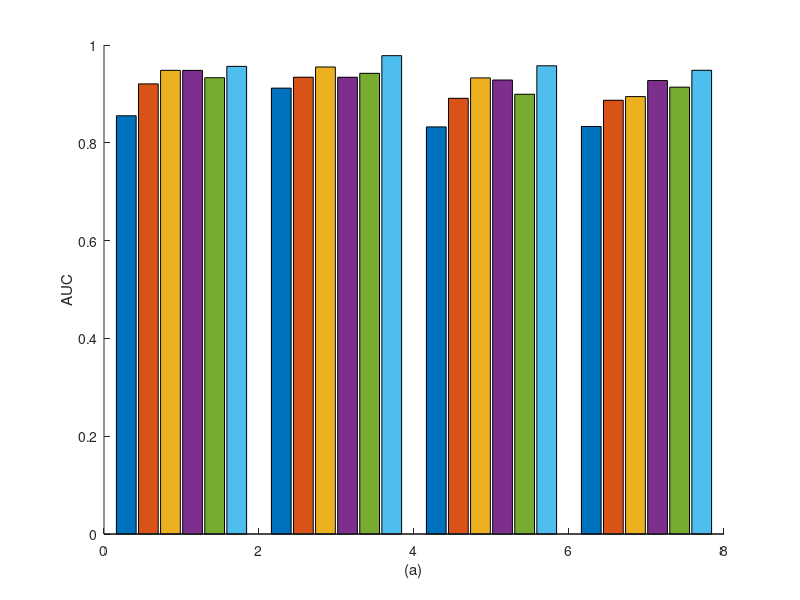

Recreate this plot in MATLAB. (Note: this script raises an error after producing the figure.)
% Nature论文插图复刻第1期
% 公众号：阿昆的科研日常

%   'NIMCGCN', 'LAGCN', 'BNNR','DRRS', 'DeepDR','NSGNN',...
%% 数据准备
x = [1 3 5 7];    
dataset = [0.8553 0.9205 0.9482 0.9481 0.9331 0.9563;
           0.9118 0.9341 0.9550 0.9340 0.9421 0.9782;
           0.8325 0.8910 0.9327 0.9284 0.8993 0.9575;
           0.8334 0.8870 0.8945 0.9273 0.9138 0.9483]; 
 % 误差矩阵
% AVG = dataset/50; % 下方长度
AVG = [0.0032 0.0024 0.0045 0.0051 0.0037 0.0012;
       0.0055 0.0022 0.0046 0.0024 0.0031 0.0027;
       0.0039 0.0037 0.0021 0.0037 0.0029 0.0012;
       0.0031 0.0041 0.0034 0.0027 0.0022 0.0036];
% STD = dataset/100; % 上方长度
STD = [0.0032 0.0024 0.0045 0.0051 0.0037 0.0012;
       0.0055 0.0022 0.0046 0.0024 0.0031 0.0027;
       0.0039 0.0037 0.0021 0.0037 0.0029 0.0012;
       0.0031 0.0041 0.0034 0.0027 0.0022 0.0036];
      
%% 颜色提取
% ColorCopy函数获取方式：
% 公众号后台回复：复制
% C = ColorCopy;
close
% C1 = C(1,:);
% C2 = C(2,:);
% C3 = C(3,:);
C1=[0.4 0.4 0.55];
C2=[0.3020 0.7333 0.9392];
C3=[0.0 0.6275 0.5255];
C4=[0.2392 0.3294 0.5333];
C5=[1 1 0.55];
C6=[0.9098 0.2941 0.2078];

% C1=[0.7725 0.8706 0.7059];
% C2=[0.6588 0.8196 0.5608];
% C3=[0.3255 0.5098 0.1961];


%% 图窗设定
figureUnits = 'centimeters';
figureWidth = 20;
figureHeight = 17;
figureHandle = figure;
set(gcf, 'Units', figureUnits, 'Position', [0 0 figureWidth figureHeight]);
hold on

%% 多组柱状图绘制
GO = bar(x,dataset,0.9,'EdgeColor','k');
hYLabel = ylabel('AUC');
hXLabel = xlabel('(a)');
% 赋色
GO(1).FaceColor = C1;
GO(2).FaceColor = C2;
GO(3).FaceColor = C3;
GO(4).FaceColor = C4;
GO(5).FaceColor = C5;
GO(6).FaceColor = C6;
%文字注释
% high=0.025;
high=0.017;
for ii = 1
    text(ii-0.67,dataset(ii,1)+STD(ii,1)+high,strcat(num2str(dataset(ii,1),'%.3f'),'±',num2str(STD(ii,1),'%.3f')),...
         'ROtation',90,'color','k','FontSize',9,'FontName',  'Times New Roman', 'HorizontalAlignment','center');
    text(ii-0.42,dataset(ii,2)+STD(ii,2)+high,strcat(num2str(dataset(ii,2),'%.3f'),'±',num2str(STD(ii,2),'%.3f')),...
         'ROtation',90,'color','k','FontSize',9,'FontName',  'Times New Roman', 'HorizontalAlignment','center');     
    text(ii-0.15,dataset(ii,3)+STD(ii,3)+high,strcat(num2str(dataset(ii,3),'%.3f'),'±',num2str(STD(ii,3),'%.3f')),...
         'ROtation',90,'color','k','FontSize',9,'FontName',  'Times New Roman', 'HorizontalAlignment','center');  
    text(ii+0.13,dataset(ii,4)+STD(ii,4)+high,strcat(num2str(dataset(ii,4),'%.3f'),'±',num2str(STD(ii,4),'%.3f')),...
         'ROtation',90,'color','k','FontSize',9,'FontName',  'Times New Roman', 'HorizontalAlignment','center');
    text(ii+0.40,dataset(ii,5)+STD(ii,5)+high,strcat(num2str(dataset(ii,5),'%.3f'),'±',num2str(STD(ii,5),'%.3f')),...
         'ROtation',90,'color','k','FontSize',9,'FontName',  'Times New Roman', 'HorizontalAlignment','center');
    text(ii+0.66,dataset(ii,6)+STD(ii,6)+high,strcat(num2str(dataset(ii,6),'%.3f'),'±',num2str(STD(ii,6),'%.3f')),...
         'ROtation',90,'color','k','FontSize',9,'FontName',  'Times New Roman', 'HorizontalAlignment','center');
end
for ii = 3
    text(ii-0.67,dataset(ii-1,1)+STD(ii-1,1)+high,strcat(num2str(dataset(ii-1,1),'%.3f'),'±',num2str(STD(ii-1,1),'%.3f')),...
         'ROtation',90,'color','k','FontSize',9,'FontName',  'Times New Roman', 'HorizontalAlignment','center');
    text(ii-0.42,dataset(ii-1,2)+STD(ii-1,2)+high,strcat(num2str(dataset(ii-1,2),'%.3f'),'±',num2str(STD(ii-1,2),'%.3f')),...
         'ROtation',90,'color','k','FontSize',9,'FontName',  'Times New Roman', 'HorizontalAlignment','center');     
    text(ii-0.15,dataset(ii-1,3)+STD(ii-1,3)+high,strcat(num2str(dataset(ii-1,3),'%.3f'),'±',num2str(STD(ii-1,3),'%.3f')),...
         'ROtation',90,'color','k','FontSize',9,'FontName',  'Times New Roman', 'HorizontalAlignment','center');  
    text(ii+0.13,dataset(ii-1,4)+STD(ii-1,4)+high,strcat(num2str(dataset(ii-1,4),'%.3f'),'±',num2str(STD(ii-1,4),'%.3f')),...
         'ROtation',90,'color','k','FontSize',9,'FontName',  'Times New Roman', 'HorizontalAlignment','center');
    text(ii+0.40,dataset(ii-1,5)+STD(ii-1,5)+high,strcat(num2str(dataset(ii-1,5),'%.3f'),'±',num2str(STD(ii-1,5),'%.3f')),...
         'ROtation',90,'color','k','FontSize',9,'FontName',  'Times New Roman', 'HorizontalAlignment','center');
    text(ii+0.66,dataset(ii-1,6)+STD(ii-1,6)+high,strcat(num2str(dataset(ii-1,6),'%.3f'),'±',num2str(STD(ii-1,6),'%.3f')),...
         'ROtation',90,'color','k','FontSize',9,'FontName',  'Times New Roman', 'HorizontalAlignment','center');
end
for ii = 5
    text(ii-0.67,dataset(ii-2,1)+STD(ii-2,1)+high,strcat(num2str(dataset(ii-2,1),'%.3f'),'±',num2str(STD(ii-2,1),'%.3f')),...
         'ROtation',90,'color','k','FontSize',9,'FontName',  'Times New Roman', 'HorizontalAlignment','center');
    text(ii-0.42,dataset(ii-2,2)+STD(ii-2,2)+high,strcat(num2str(dataset(ii-2,2),'%.3f'),'±',num2str(STD(ii-2,2),'%.3f')),...
         'ROtation',90,'color','k','FontSize',9,'FontName',  'Times New Roman', 'HorizontalAlignment','center');     
    text(ii-0.15,dataset(ii-2,3)+STD(ii-2,3)+high,strcat(num2str(dataset(ii-2,3),'%.3f'),'±',num2str(STD(ii-2,3),'%.3f')),...
         'ROtation',90,'color','k','FontSize',9,'FontName',  'Times New Roman', 'HorizontalAlignment','center');  
    text(ii+0.13,dataset(ii-2,4)+STD(ii-2,4)+high,strcat(num2str(dataset(ii-2,4),'%.3f'),'±',num2str(STD(ii-2,4),'%.3f')),...
         'ROtation',90,'color','k','FontSize',9,'FontName',  'Times New Roman', 'HorizontalAlignment','center');
    text(ii+0.40,dataset(ii-2,5)+STD(ii-2,5)+high,strcat(num2str(dataset(ii-2,5),'%.3f'),'±',num2str(STD(ii-2,5),'%.3f')),...
         'ROtation',90,'color','k','FontSize',9,'FontName',  'Times New Roman', 'HorizontalAlignment','center');
    text(ii+0.66,dataset(ii-2,6)+STD(ii-2,6)+high,strcat(num2str(dataset(ii-2,6),'%.3f'),'±',num2str(STD(ii-2,6),'%.3f')),...
         'ROtation',90,'color','k','FontSize',9,'FontName',  'Times New Roman', 'HorizontalAlignment','center');
end
for ii = 7
    text(ii-0.67,dataset(ii-3,1)+STD(ii-3,1)+high,strcat(num2str(dataset(ii-3,1),'%.3f'),'±',num2str(STD(ii-3,1),'%.3f')),...
         'ROtation',90,'color','k','FontSize',9,'FontName',  'Times New Roman', 'HorizontalAlignment','center');
    text(ii-0.42,dataset(ii-3,2)+STD(ii-3,2)+high,strcat(num2str(dataset(ii-3,2),'%.3f'),'±',num2str(STD(ii-3,2),'%.3f')),...
         'ROtation',90,'color','k','FontSize',9,'FontName',  'Times New Roman', 'HorizontalAlignment','center');     
    text(ii-0.15,dataset(ii-3,3)+STD(ii-3,3)+high,strcat(num2str(dataset(ii-3,3),'%.3f'),'±',num2str(STD(ii-3,3),'%.3f')),...
         'ROtation',90,'color','k','FontSize',9,'FontName',  'Times New Roman', 'HorizontalAlignment','center');  
    text(ii+0.13,dataset(ii-3,4)+STD(ii-3,4)+high,strcat(num2str(dataset(ii-3,4),'%.3f'),'±',num2str(STD(ii-3,4),'%.3f')),...
         'ROtation',90,'color','k','FontSize',9,'FontName',  'Times New Roman', 'HorizontalAlignment','center');
    text(ii+0.40,dataset(ii-3,5)+STD(ii-3,5)+high,strcat(num2str(dataset(ii-3,5),'%.3f'),'±',num2str(STD(ii-3,5),'%.3f')),...
         'ROtation',90,'color','k','FontSize',9,'FontName',  'Times New Roman', 'HorizontalAlignment','center');
    text(ii+0.66,dataset(ii-3,6)+STD(ii-3,6)+high,strcat(num2str(dataset(ii-3,6),'%.3f'),'±',num2str(STD(ii-3,6),'%.3f')),...
         'ROtation',90,'color','k','FontSize',9,'FontName',  'Times New Roman', 'HorizontalAlignment','center');
end



[M,N] = size(dataset);
xpos = zeros(M,N);
xpos(:,1) = GO(1,1).XEndPoints';
xpos(:,2) = GO(1,2).XEndPoints';
xpos(:,3) = GO(1,3).XEndPoints';
xpos(:,4) = GO(1,4).XEndPoints';
xpos(:,5) = GO(1,5).XEndPoints';
xpos(:,6) = GO(1,6).XEndPoints';

hE = errorbar(xpos, dataset, AVG, STD);
set(hE, 'LineStyle', 'none', 'Color', 'k', 'LineWidth', 0.7)


%% 坐标区细节调整
% 坐标轴参数调整
set(gca, 'Box', 'off', ...                                         
         'XGrid', 'off', 'YGrid', 'off', ...                       
         'TickDir', 'out', 'TickLength', [.005 .005], ...           
         'XMinorTick', 'off', 'YMinorTick', 'off', ...             
         'XColor', [0 0 0],  'YColor', [0 0 0 ],...           
         'YTick', 0.8:0.02:1,...                                      
         'Ylim' , [0.8 1.015], ...                                   
         'Xlim' , [0 8], ...
         'Xtick', [0:8], ... 
         'Xticklabel',{' ', 'Cdataset',' ','DNdataset',' ','Fdataset',' ','LSRRL'},...
         'Yticklabel',{num2str([0.8:0.02:1]','%.2f')})
% legend
hLegend = legend([GO(1),GO(2),GO(3),GO(4),GO(5),GO(6)], ...
                 'NIMCGCN', 'LAGCN', 'BNNR','DRRS', 'DeepDR','NSGNN',...
                 'Location', 'northoutside','Orientation','horizontal');
hLegend.ItemTokenSize = [5 5];
legend('boxoff');
% 字体字号
set(gca, 'FontName', 'Times New Roman', 'FontSize', 10)
set(hLegend, 'FontName',  'Times New Roman', 'FontSize', 11)
set(hYLabel, 'FontName',  'Times New Roman', 'FontSize', 14)
set(hXLabel, 'FontName',  'Times New Roman', 'FontSize', 20)
set(gcf,'Color',[1 1 1])
set(gca,'LineWidth',0.7)


%% 图片输出
figW = figureWidth;
figH = figureHeight;
set(figureHandle,'PaperUnits',figureUnits);
set(figureHandle,'PaperPosition',[0 0 figW figH]);
fileout = 'test';
% print(figureHandle,[fileout,'.png'],'-r300','-dpng');

xc = get(gca,'XColor');
yc = get(gca,'YColor');
unit = get(gca,'units');
ax = axes( 'Units', unit,...
           'Position',get(gca,'Position'),...
           'XAxisLocation','top',...
           'YAxisLocation','right',...
           'Color','none',...
           'XColor',xc,...
           'YColor',yc);
set(ax, 'linewidth',0.7,...
        'XTick', [],...
        'YTick', []);
% 输出
% print('test2.png','-r300','-dpng')
